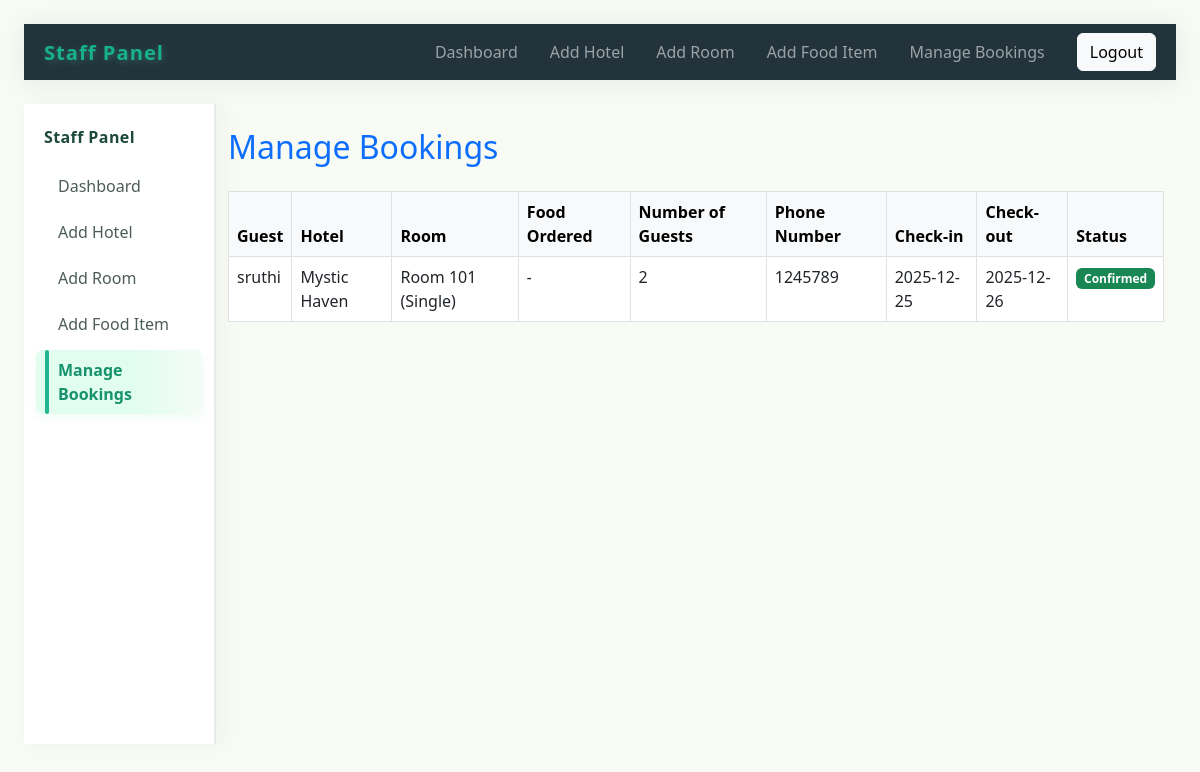
Page /staff/manage_bookings (signed in) on the committed database.
### tables this page shows
CREATE TABLE bookings (
            id INTEGER PRIMARY KEY,
            guest_id INTEGER,
            hotel_id INTEGER,
            room_id INTEGER,
            room_type TEXT,
            food_selected TEXT,
            check_in TEXT,
            check_out TEXT,
            status TEXT,
            num_guests INTEGER DEFAULT 1,
            phone_number TEXT,
            total_cost REAL DEFAULT 0,
            FOREIGN KEY(guest_id) REFERENCES users(id),
            FOREIGN KEY(hotel_id) REFERENCES hotels(id),
            FOREIGN KEY(room_id) REFERENCES rooms(id)
        );

CREATE TABLE users (
            id INTEGER PRIMARY KEY,
            email TEXT UNIQUE,
            password TEXT,
            role TEXT,
            name TEXT
        );

CREATE TABLE hotels (
            id INTEGER PRIMARY KEY,
            staff_id INTEGER,
            hotel_name TEXT,
            address TEXT,
            number_of_rooms INTEGER,
            food_options TEXT, phone_number TEXT, staff_email TEXT, hotel_image_path TEXT,
            FOREIGN KEY(staff_id) REFERENCES users(id)
        );

CREATE TABLE rooms (
            id INTEGER PRIMARY KEY,
            hotel_id INTEGER,
            room_number TEXT,
            room_type TEXT,
            price REAL,
            FOREIGN KEY(hotel_id) REFERENCES hotels(id)
        );

### app.py (the view)
@app.route('/staff/manage_bookings')
def manage_bookings():
    if session.get('role') != 'staff':
        return redirect(url_for('signin'))
    db = get_db()
    staff_id = session['user_id']
    bookings = db.execute("""
        SELECT
            u.name AS guest_name,
            h.hotel_name,
            r.room_number,
            r.room_type,
            b.food_selected,
            b.check_in,
            b.check_out,
            b.status,
            b.num_guests,
            b.phone_number
        FROM bookings b
        JOIN users u ON b.guest_id = u.id
        JOIN hotels h ON b.hotel_id = h.id
        JOIN rooms r ON b.room_id = r.id
        WHERE h.staff_id = ?
        ORDER BY b.id DESC
    """, (staff_id,)).fetchall()
    return render_template('staff_manage_bookings.html', bookings=bookings)

### app.py (called while the page is built)
def get_db():
    conn = sqlite3.connect(DATABASE)
    conn.row_factory = sqlite3.Row
    return conn

### templates/staff_manage_bookings.html (shortened to what this page needs)
{% extends "staff_base.html" %}
{% set page = 'manage_bookings' %}
{% block content %}
<h2 class="mb-4 text-primary">Manage Bookings</h2>
<table class="table table-bordered bg-white">
    <thead class="table-light">
        <tr>
            <th>Guest</th>
            <th>Hotel</th>
            <th>Room</th>
            <th>Food Ordered</th>
            <th>Number of Guests</th>
            <th>Phone Number</th>
            <th>Check-in</th>
            <th>Check-out</th>
            <th>Status</th>
        </tr>
    </thead>
    <tbody>
    {% if bookings %}
      {% for booking in bookings %}
        <tr>
          <td>{{ booking.guest_name }}</td>
          <td>{{ booking.hotel_name }}</td>
          <td>Room {{ booking.room_number }} ({{ booking.room_type }})</td>
          <td>
            {% if booking.food_selected %}
              {% set foods = booking.food_selected.split(',') %}
              <ul class="mb-0 ps-3">
                {% for food in foods %}
                  <li>{{ food.strip() }}</li>
                {% endfor %}
              </ul>
            {% else %}
              <em>-</em>
            {% endif %}
          </td>
          <td>{{ booking.num_guests or '-' }}</td>
          <td>{{ booking.phone_number or '-' }}</td>
          <td>{{ booking.check_in or '-' }}</td>
          <td>{{ booking.check_out or '-' }}</td>
          <td>
            {% if booking.status %}
              {% if booking.status.lower() == 'confirmed' %}
                <span class="badge bg-success">{{ booking.status }}</span>
              {% elif booking.status.lower() == 'pending' %}
                <span class="badge bg-warning text-dark">{{ booking.status }}</span>
              {% elif booking.status.lower() == 'cancelled' %}
                <span class="badge bg-danger">{{ booking.status }}</span>
              {% else %}
                {{ booking.status }}
              {% endif %}
            {% else %}
              <em>-</em>
            {% endif %}
          </td>
        </tr>
      {% endfor %}
    {% else %}
      <tr><td colspan="9" class="text-center fst-italic">No bookings found.</td></tr>
    {% endif %}
    </tbody>
</table>
{% endblock %}

### static/styles.css (style rules this page uses)
body { padding: 1.5em; font-family: Arial, sans-serif; background: #f3f3f7; }
table { border-collapse: collapse; width: 80%; margin-top: 1em; background: #fff; }
th, td { border: 1px solid #abc; padding: .5em 1em; }

### templates/staff_base.html (style rules this page uses)
body { background: #f8faf4; }

### rows in the picture
bookings: guest_name "sruthi", hotel_name "Mystic Haven", room_number "101", room_type "Single", num_guests "2", phone_number "1245789", check_in "2025-12-25", check_out "2025-12-26", status "Confirmed"
